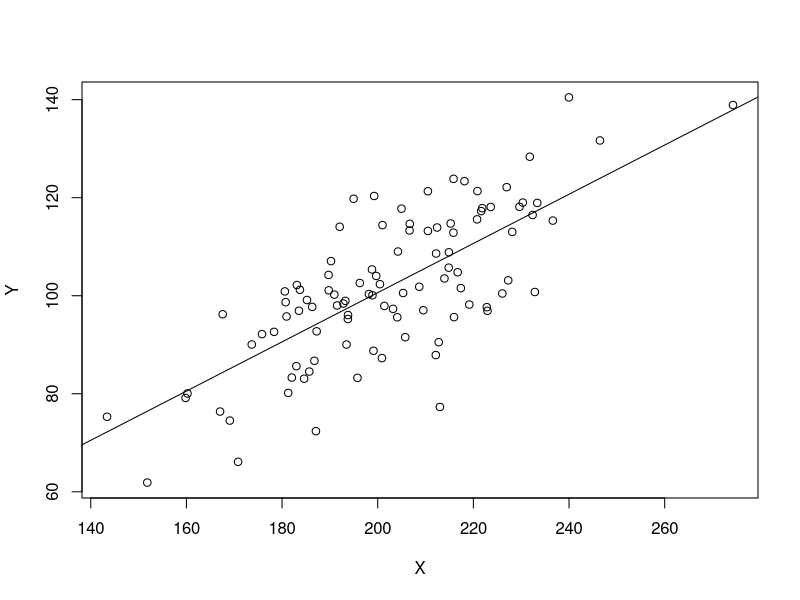

Here is the R script that generated this plot:
## ---- chunk 1
set.seed(6164900)
Y <- rnorm(100, 100, 15)
X <- Y + rnorm(100, 100, 15)
## ---- chunk 2
GradientDescent <- function(Y, X, l_rate = 1E-6, thresh = 10, max_iter = 10000){
  plot(X,Y)
  b0 <- runif(1) #set initial values
  b1 <- runif(1) #set initial values
  y_pred <- b0 + b1*X
  MSE <- mean((Y-y_pred)^2) #set initial MSE with random values
  iter <- 0
  
  while(MSE > thresh){
      Db0 <- mean(-2*(Y - y_pred)) #derivative w.r.t b0
      Db1 <- mean(-2*X*(Y - y_pred)) #derivative w.r.t b1

      b0 <- b0 - l_rate*Db0 #updated value
      b1 <- b1 - l_rate*Db1 #updated value
      
      y_pred <- b0 + b1*X #update predicted values
      MSE <- mean((Y-y_pred)^2) #update MSE
      iter <- iter + 1 #count iterations up
      
      if(MSE == Inf | MSE == -Inf){
        stop('No convergence, try a smaller learning rate such as 0.000001')
      }
      
      if(iter == max_iter){
        print('max iteration reached')
        abline(b0,b1)
        return(c(b0,b1))
      }
   }
  print('solution found:')
  abline(b0,b1)
  return(c(b0,b1))

}

GradientDescent(Y,X)
lm(Y~X)

